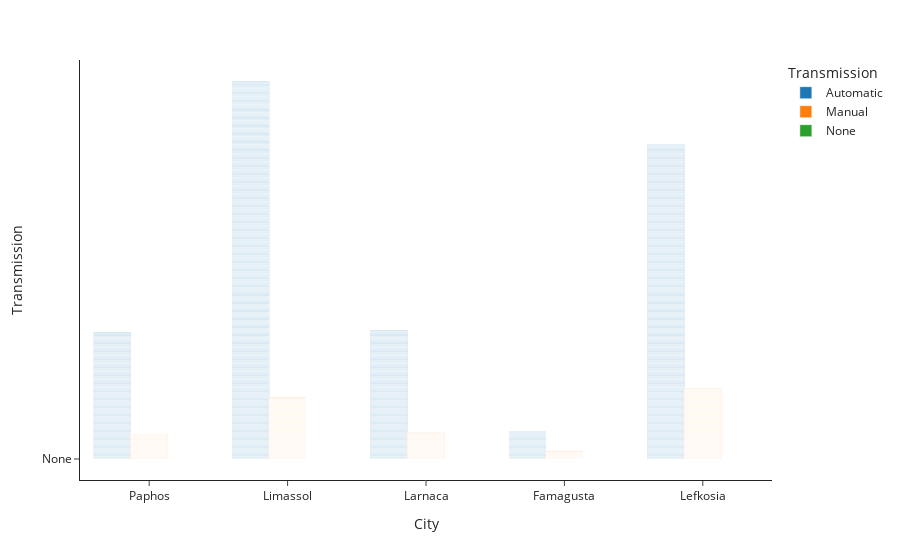

Notebook cell for this chart:
### Code cell
px.bar(df, x="City", y="Transmission", color="Transmission", barmode="group", template='simple_white')

### Figure 1 — Plotly figure (JSON) as saved in the notebook; plotly's stock layout.template omitted (floating-point values rounded to 4 significant figures; data arrays with more than 128 entries replaced by an {"elided": "..."} marker saying what was removed)
{"data": [{"alignmentgroup": "True", "hovertemplate": "Transmission=%{y}<br>City=%{x}<extra></extra>", "legendgroup": "Automatic", "marker": {"color": "#1F77B4", "pattern": {"shape": ""}}, "name": "Automatic", "offsetgroup": "Automatic", "orientation": "v", "showlegend": true, "textposition": "auto", "type": "bar", "x": {"elided": "3049 str values"}, "xaxis": "x", "y": {"elided": "3049 str values"}, "yaxis": "y"}, {"alignmentgroup": "True", "hovertemplate": "Transmission=%{y}<br>City=%{x}<extra></extra>", "legendgroup": "Manual", "marker": {"color": "#FF7F0E", "pattern": {"shape": ""}}, "name": "Manual", "offsetgroup": "Manual", "orientation": "v", "showlegend": true, "textposition": "auto", "type": "bar", "x": {"elided": "1201 str values"}, "xaxis": "x", "y": {"elided": "1201 str values"}, "yaxis": "y"}, {"alignmentgroup": "True", "hovertemplate": "Transmission=%{y}<br>City=%{x}<extra></extra>", "legendgroup": "None", "marker": {"color": "#2CA02C", "pattern": {"shape": ""}}, "name": "None", "offsetgroup": "None", "orientation": "v", "showlegend": true, "textposition": "auto", "type": "bar", "x": ["Limassol", "Larnaca", "Limassol", "Larnaca", "Larnaca", "Limassol", "Larnaca", "Limassol", "Limassol", "Larnaca"], "xaxis": "x", "y": ["None", "None", "None", "None", "None", "None", "None", "None", "None", "None"], "yaxis": "y"}], "layout": {"barmode": "group", "legend": {"title": {"text": "Transmission"}, "tracegroupgap": 0}, "margin": {"t": 60}, "xaxis": {"anchor": "y", "domain": [0, 1], "title": {"text": "City"}}, "yaxis": {"anchor": "x", "categoryarray": ["None", "Manual", "Automatic"], "categoryorder": "array", "domain": [0, 1], "title": {"text": "Transmission"}}}}
